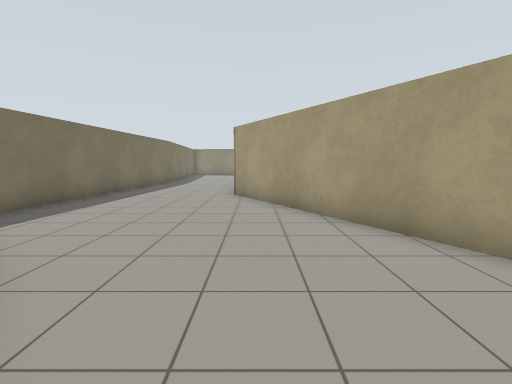
View 1 (above)

19 first-person views from a walk through a Gazebo world. The camera is 1.2 m above the floor, tilts 6° down and sees 85° across. The floor is counted in squares, 1 m on a side. Each view is taken from the middle of a square. On the plan, view 1 faces up. The plan holds only what a view shows up to about 12 squares ahead; the rest is blank. The place goes on beyond the plan.

View 2
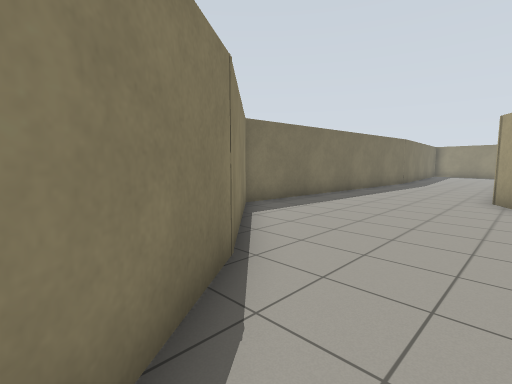

View 3
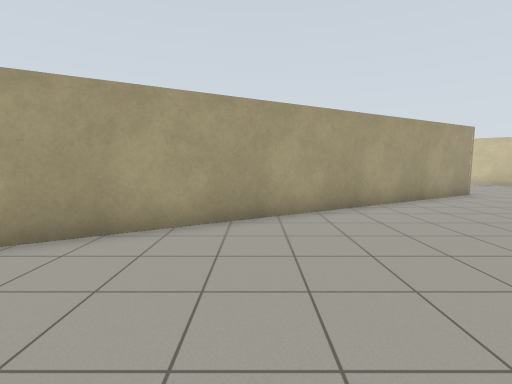

View 4
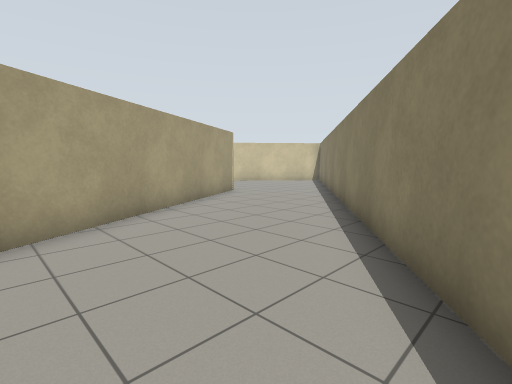

View 5
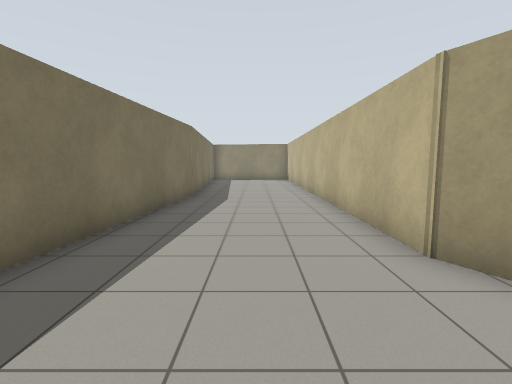

View 6
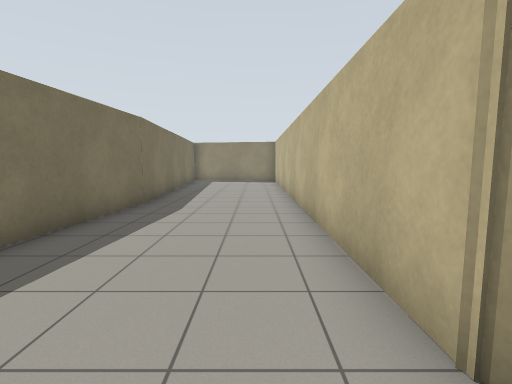

View 7
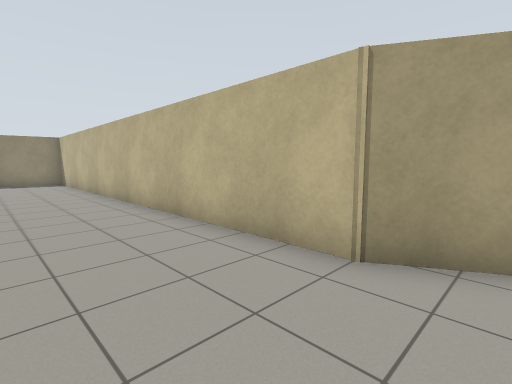

View 8
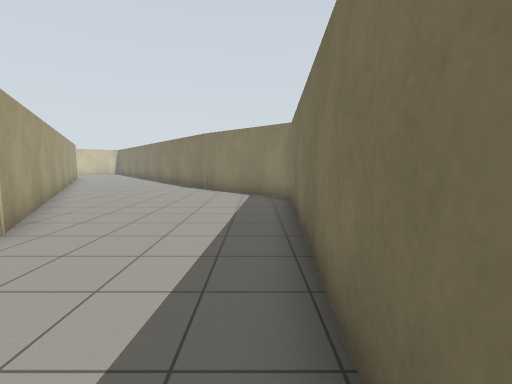

View 9
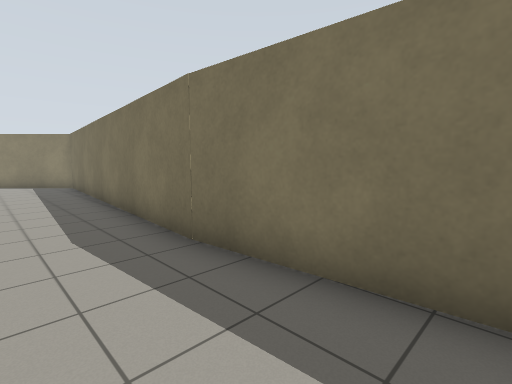

View 10
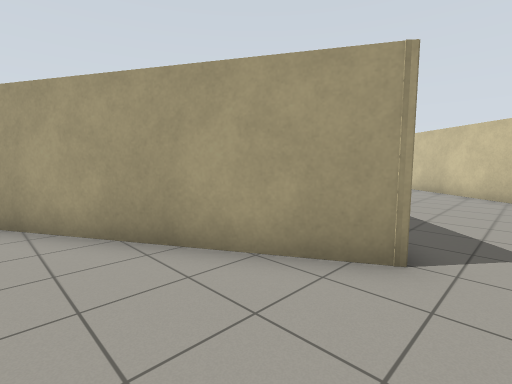

View 11
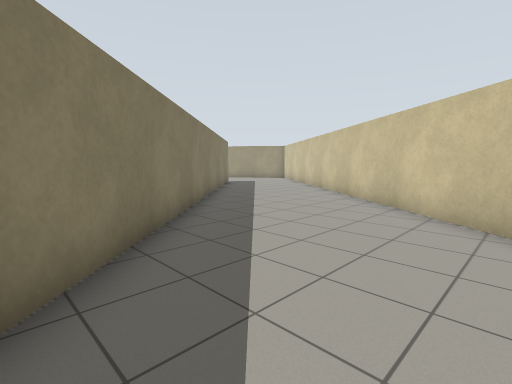

View 12
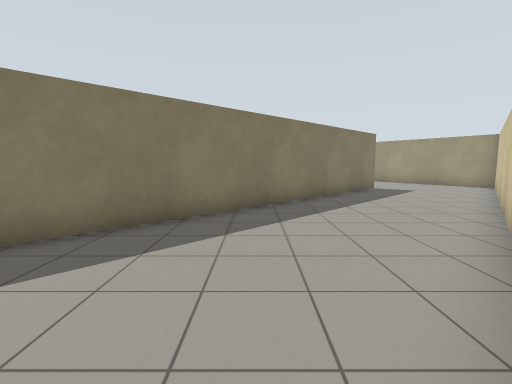

View 13
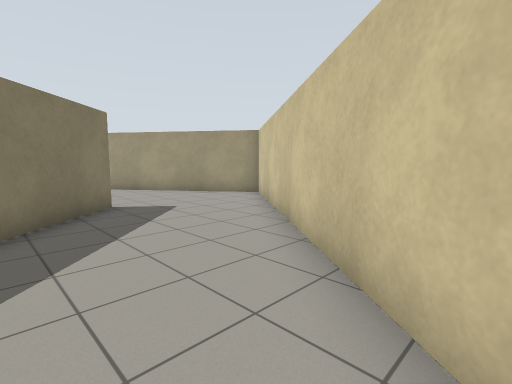

View 14
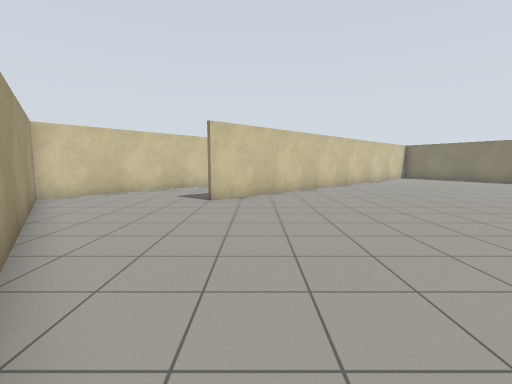

View 15
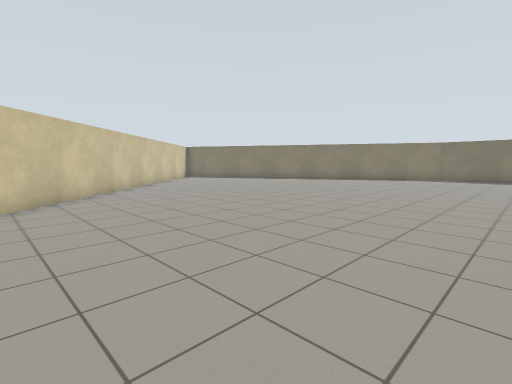

View 16
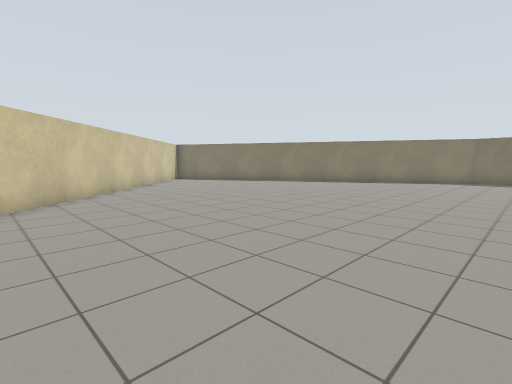

View 17
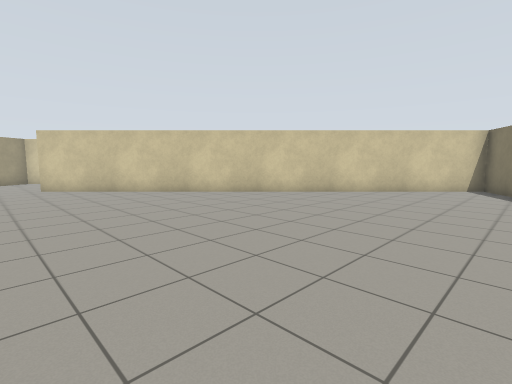

View 18
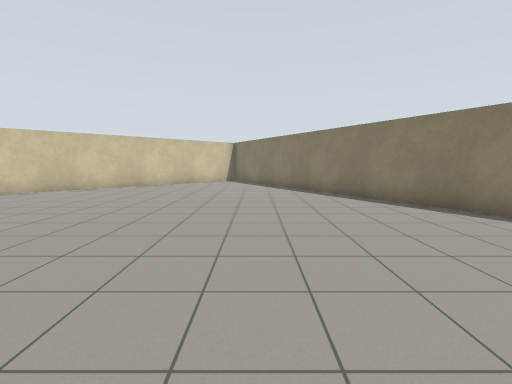

View 19
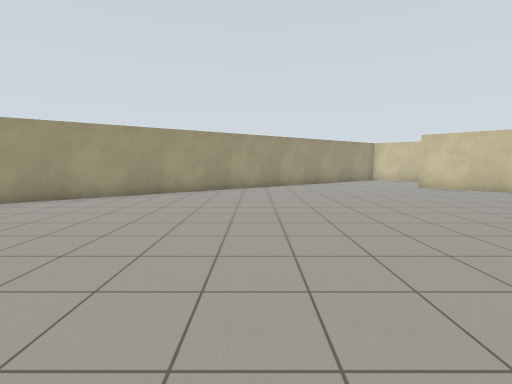

### Floor plan
Points are (right, up) in squares from view 1. A wall is a line through its corners. A room is listed if a view was taken in it or the views show most of it. See-through windows are left out.
Room 1 (views 1, 2, 3, 4, 5, 6, 7, 8, 9, 10)
walls: (-2.8, 2.4) (4.4, -7.5); (-5.3, 17.3) (-6.2, 5.7) (-2.7, 2.3); (-5.6, 21.1) (-5.3, 17.1); (8.5, -6.1) (-0.8, 10.5) (-0.8, 21.5)
ways out: opening at (7, -7) to room 2
Room 2 (views 11, 12, 13, 14, 15, 16, 17, 18, 19)
walls: (21.6, 7.1) (10, -4.5); (1.3, 6.9) (4.8, 0.8); (20.2, 16.7) (16.7, 21.5); (7.5, -4.1) (8.5, -5.8) (21.5, 7.2); (15.8, -6.8) (27.1, 7) (22.8, 13.1)
ways out: opening at (7, -7) to room 1

Where each view was taken, in squares from view 1:
view 1: 0 up, 0 right, facing up
view 2: 0 up, 0 right, facing up-left
view 3: 2 up, 2 left, facing right
view 4: 2 up, 1 left, facing down-right
view 5: 7 up, 3 left, facing up
view 6: 9 up, 2 left, facing up
view 7: 9 up, 4 left, facing up-right
view 8: 15 up, 5 left, facing down
view 9: 21 up, 3 left, facing down-left
view 10: 7 down, 5 right, facing up-right
view 11: 7 down, 10 right, facing up-right
view 12: 6 down, 16 right, facing up
view 13: 1 down, 19 right, facing up-right
view 14: 16 up, 20 right, facing down
view 15: 15 up, 21 right, facing down-left
view 16: 13 up, 19 right, facing down-left
view 17: 9 up, 7 right, facing down-right
view 18: 13 up, 7 right, facing down
view 19: 15 up, 8 right, facing right
